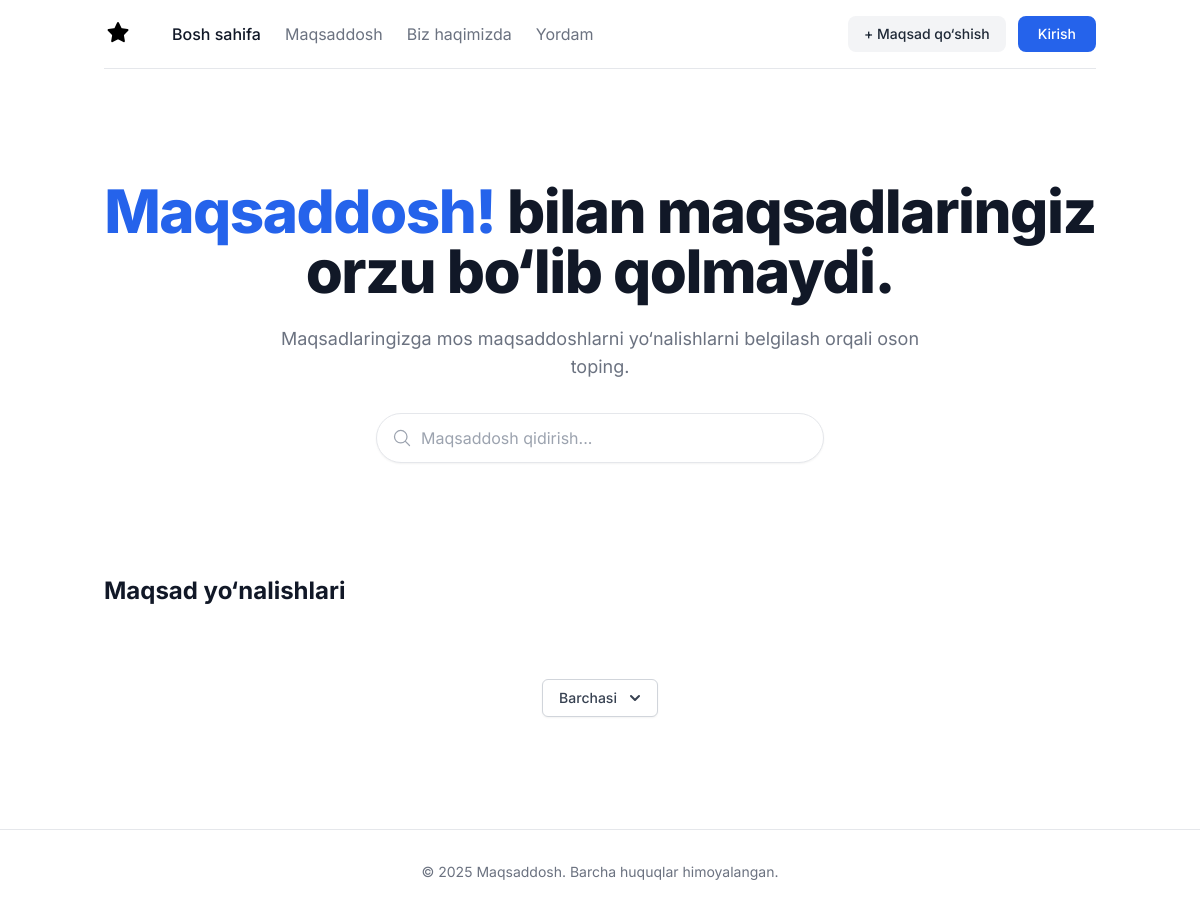
Before: / with the older database file.
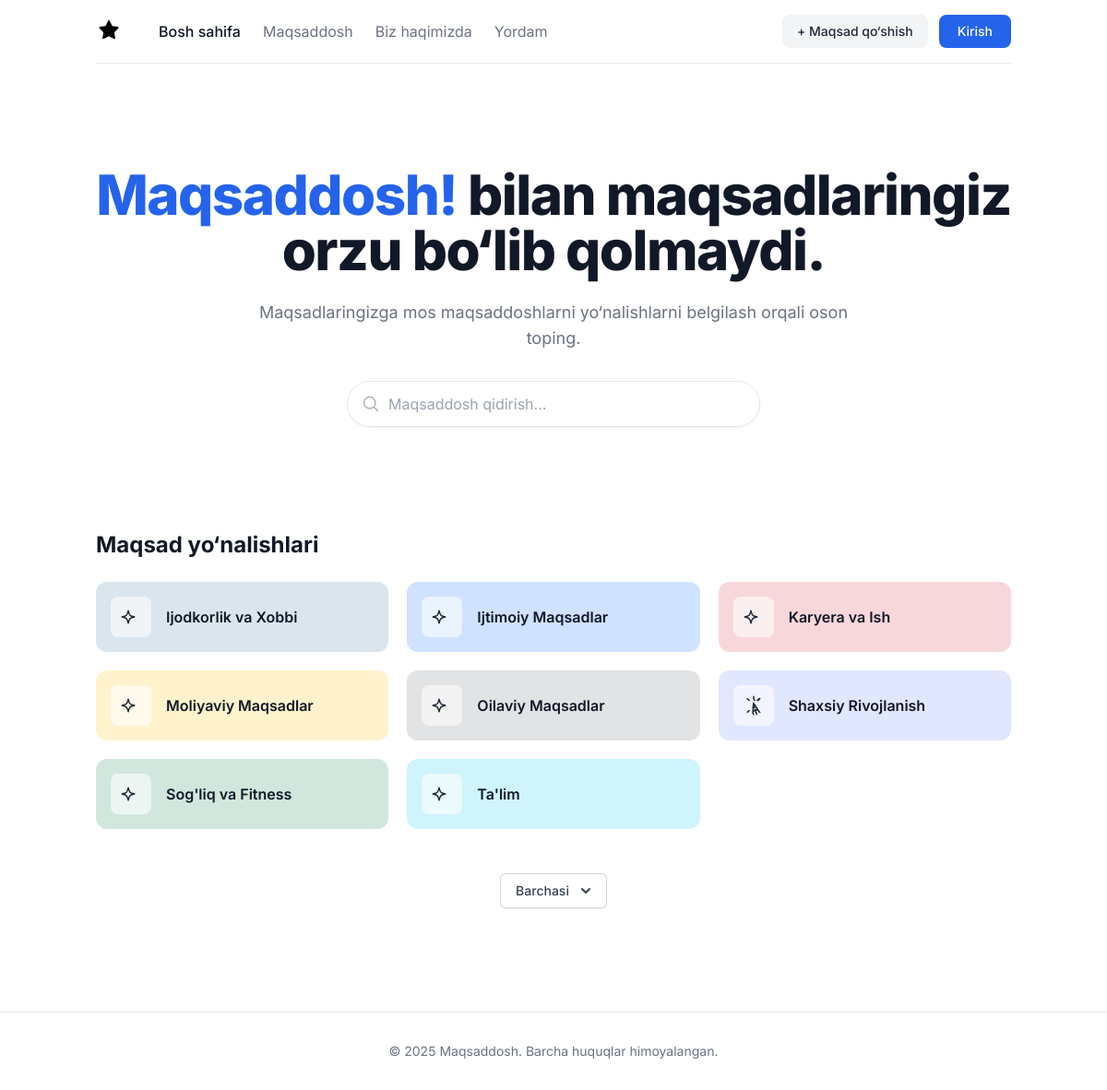
After: the same page with the newer database file.
### users/models.py (models this page shows, shortened)
class GoalCategory(models.Model):
    name = models.CharField(max_length=100, unique=True, verbose_name="Nomi")
    slug = models.SlugField(max_length=120, unique=True, blank=True)
    color = models.CharField(max_length=20, default="#e0e7ff", verbose_name="Rangi")
    icon = models.CharField(max_length=50, blank=True, null=True, verbose_name="Ikona")
    class Meta:
        verbose_name = "Maqsad Yo'nalishi"
        verbose_name_plural = "Maqsad Yo'nalishlari"
        ordering = ["name"]

### users/views.py (the view)
# urls.py: path("", views.HomeView.as_view(), name="home"),
class HomeView(ListView):
    model = GoalCategory
    template_name = 'index.html'
    context_object_name = 'categories'

### templates/index.html (shortened to what this page needs)
{% extends 'base.html' %}
{% block content %}
    <section class="text-center py-16 sm:py-24">
        <h1 class="text-4xl sm:text-5xl lg:text-6xl font-extrabold text-gray-900 tracking-tight leading-tight">
            <span class="text-blue-600">Maqsaddosh!</span> bilan maqsadlaringiz<br>orzu bo‘lib qolmaydi.
        </h1>
        <p class="mt-6 max-w-2xl mx-auto text-lg text-gray-500">
            Maqsadlaringizga mos maqsaddoshlarni yo‘nalishlarni belgilash orqali oson toping.
        </p>
        <div class="mt-8 max-w-md mx-auto">
            <div class="relative">
                <div class="absolute inset-y-0 left-0 pl-4 flex items-center pointer-events-none">
                </div>
                <input type="text" placeholder="Maqsaddosh qidirish..." class="w-full py-3 pl-11 pr-4 bg-white border border-gray-200 rounded-full shadow-sm focus:ring-blue-500 focus:border-blue-500 outline-none">
            </div>
        </div>
    </section>
    <section class="mt-4">
        <h2 class="text-2xl font-bold text-gray-900 mb-6">Maqsad yo‘nalishlari</h2>
        <div class="grid grid-cols-1 sm:grid-cols-2 lg:grid-cols-3 gap-5">
            {% for category in categories %}
                <a href="{% url 'category_detail' category.slug %}" class="flex items-center p-4 rounded-xl transition duration-300 ease-in-out hover:scale-105 hover:shadow-lg" style="background-color: {{ category.color|default:'#f0f4f8' }};">
                    <div class="w-11 h-11 rounded-lg flex items-center justify-center mr-4 bg-white/60">
                    </div>
                    <h3 class="font-semibold text-gray-900">{{ category.name }}</h3>
                </a>
            {% endfor %}
        </div>
    </section>
    <section class="py-12 text-center">
        <div class="relative inline-block text-left">
            <div>
                <button type="button" class="inline-flex justify-center w-full rounded-md border border-gray-300 shadow-sm px-4 py-2 bg-white text-sm font-medium text-gray-700 hover:bg-gray-50 focus:outline-none" id="options-menu">
                    Barchasi
                    <svg class="-mr-1 ml-2 h-5 w-5" xmlns="http://www.w3.org/2000/svg" viewBox="0 0 20 20" fill="currentColor" aria-hidden="true">
                        <path fill-rule="evenodd" d="M5.293 7.293a1 1 0 011.414 0L10 10.586l3.293-3.293a1 1 0 111.414 1.414l-4 4a1 1 0 01-1.414 0l-4-4a1 1 0 010-1.414z" clip-rule="evenodd" />
                    </svg>
                </button>
            </div>
        </div>
    </section>
{% endblock %}

### templates/base.html (shortened to what this page needs)
<!DOCTYPE html>
<html lang="uz" class="scroll-smooth">
<head>
    <script src="https://cdn.tailwindcss.com"></script>
</head>
<body class="bg-white">
    <header class="bg-white/95 backdrop-blur-sm sticky top-0 z-40">
        <div class="container mx-auto px-4">
            <div class="flex justify-between items-center py-4 border-b border-gray-200">
                <div class="flex items-center space-x-8">
                    <a href="{% url 'home' %}" class="flex items-center text-xl font-bold text-gray-800">
                    </a>
                    <div class="hidden md:flex items-center space-x-6">
                        <a href="{% url 'home' %}" class="text-gray-900 font-medium hover:text-blue-600 transition-colors">Bosh sahifa</a>
                        <a href="#" class="text-gray-500 hover:text-blue-600 transition-colors">Maqsaddosh</a>
                        <a href="#" class="text-gray-500 hover:text-blue-600 transition-colors">Biz haqimizda</a>
                        <a href="#" class="text-gray-500 hover:text-blue-600 transition-colors">Yordam</a>
                    </div>
                </div>
                <div class="flex items-center space-x-3">
                    {% if user.is_authenticated %}
                        <a href="#" class="hidden sm:inline-block bg-gray-100 text-gray-800 font-medium px-4 py-2 rounded-lg hover:bg-gray-200 text-sm transition-colors">+ Maqsad qo‘shish</a>
                        <div class="relative">
                            <button id="profileDropdownBtn" class="flex items-center space-x-2 focus:outline-none">
                                <span class="w-9 h-9 bg-gray-200 rounded-full flex items-center justify-center">
                                    <svg xmlns="http://www.w3.org/2000/svg" fill="none" viewBox="0 0 24 24" stroke-width="1.5" stroke="currentColor" class="w-5 h-5 text-gray-600">
                                        <path stroke-linecap="round" stroke-linejoin="round" d="M15.75 6a3.75 3.75 0 1 1-7.5 0 3.75 3.75 0 0 1 7.5 0ZM4.501 20.118a7.5 7.5 0 0 1 14.998 0A17.933 17.933 0 0 1 12 21.75c-2.676 0-5.216-.584-7.499-1.632Z" />
                                    </svg>
                                </span>
                            </button>
                            <div id="profileDropdownMenu" class="dropdown-menu origin-top-right absolute right-0 mt-2 w-48 rounded-md shadow-lg bg-white ring-1 ring-black ring-opacity-5 py-1 z-20">
                                <div class="px-4 py-3 text-sm text-gray-700 border-b">
                                    <p class="font-medium truncate">{{ user.username }}</p>
                                </div>
                                <a href="{% url 'logout' %}" class="block px-4 py-2 text-sm text-gray-700 hover:bg-gray-100">Chiqish</a>
                            </div>
                        </div>
                    {% else %}
                        <a href="#" class="hidden sm:inline-block bg-gray-100 text-gray-800 font-medium px-4 py-2 rounded-lg hover:bg-gray-200 text-sm transition-colors">+ Maqsad qo‘shish</a>
                        <a href="{% url 'login' %}" class="bg-blue-600 text-white font-medium px-5 py-2 rounded-lg hover:bg-blue-700 text-sm transition-colors">Kirish</a>
                    {% endif %}
                </div>
            </div>
        </div>
    </header>
    <main class="container mx-auto mt-4 px-4">
        {% block content %}{% endblock %}
    </main>
    <footer class="mt-16 py-8 bg-white border-t border-gray-200">
        <div class="container mx-auto text-center text-gray-500 text-sm">
            <p>&copy; {% now "Y" %} Maqsaddosh. Barcha huquqlar himoyalangan.</p>
        </div>
    </footer>
</body>
</html>

### templates/base.html (style rules this page uses)
body { font-family: 'Inter', sans-serif; -webkit-font-smoothing: antialiased; -moz-osx-font-smoothing: grayscale; }

Changed rows visible on the page:
added GoalCategory: name "Ijodkorlik va Xobbi"
added GoalCategory: name "Ijtimoiy Maqsadlar"
added GoalCategory: name "Karyera va Ish"
added GoalCategory: name "Moliyaviy Maqsadlar"
added GoalCategory: name "Oilaviy Maqsadlar"
added GoalCategory: name "Shaxsiy Rivojlanish"
added GoalCategory: name "Sog'liq va Fitness"
added GoalCategory: name "Ta'lim"
